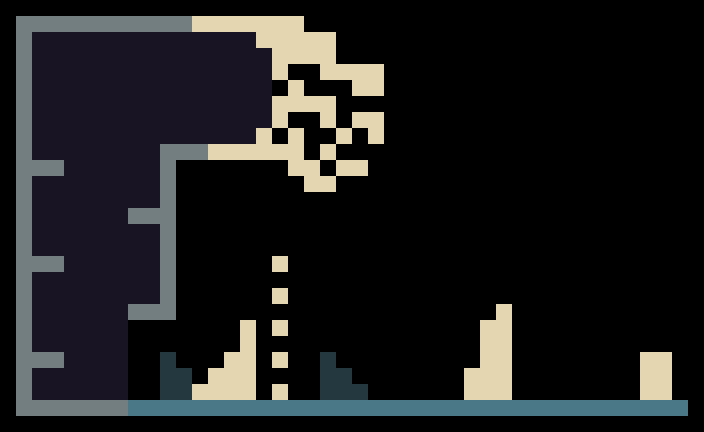

This is a level from a 2D game, rendered from its Tiled map with the project's own tilesets. A one-line summary and the map file follow, with tile-layer data summarised:
An orthogonal 44x27 tile map with 16x16 px tiles, 3 tile layers (Background, Collisions, Foreground), 3 tilesets and 2 objects (player_spawn, blueSlime_spawn).

<map version="1.0" tiledversion="1.0.1" orientation="orthogonal" renderorder="right-down" width="44" height="27" tilewidth="16" tileheight="16" nextobjectid="5">
 <tileset firstgid="1" name="tileset" tilewidth="16" tileheight="16" tilecount="12" columns="6">
  <image source="tileset.png" width="96" height="32" />
 </tileset>
 <tileset firstgid="13" name="bgTiles" tilewidth="16" tileheight="16" tilecount="3" columns="3">
  <image source="bgTiles.png" width="48" height="16" />
 </tileset>
 <tileset firstgid="16" name="fgTiles" tilewidth="16" tileheight="16" tilecount="2" columns="2">
  <image source="fgTiles.png" width="32" height="16" />
 </tileset>
 <objectgroup name="images" />
 <layer name="Background" width="44" height="27">
  <properties>
   <property name="bg" value="true" />
   <property name="tileset" value="bgTiles" />
  </properties>
  <data>[1188 cells, 298 non-empty, 2 distinct tile ids]</data>
 </layer>
 <layer name="Collisions" width="44" height="27" opacity="0.36">
  <properties>
   <property name="collide" value="true" />
   <property name="tileset" value="tileset" />
  </properties>
  <data>[1188 cells, 108 non-empty, 1 distinct tile ids]</data>
 </layer>
 <layer name="Foreground" width="44" height="27">
  <properties>
   <property name="fg" value="true" />
   <property name="tileset" value="fgTiles" />
  </properties>
  <data>[1188 cells, 119 non-empty, 2 distinct tile ids]</data>
 </layer>
 <objectgroup name="objects">
  <object id="1" name="player_spawn" type="player_spawn" x="426.925" y="353.015" width="32" height="32" rotation="90" />
  <object id="4" name="blueSlime_spawn" type="blueSlime_spawn" x="312.333" y="334" width="32" height="32" rotation="90" />
 </objectgroup>
</map>
